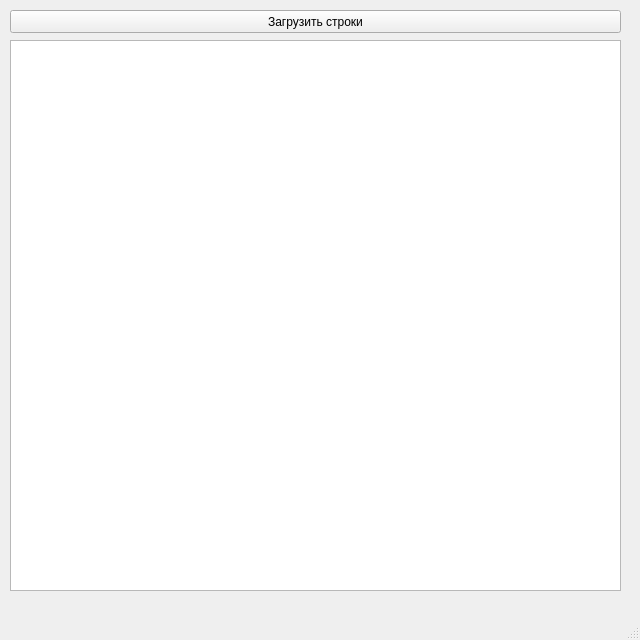
<?xml version="1.0" encoding="UTF-8"?>
<ui version="4.0">
 <class>MainWindow</class>
 <widget class="QMainWindow" name="MainWindow">
  <property name="geometry">
   <rect>
    <x>0</x>
    <y>0</y>
    <width>640</width>
    <height>640</height>
   </rect>
  </property>
  <property name="windowTitle">
   <string>MainWindow</string>
  </property>
  <widget class="QWidget" name="centralwidget">
   <widget class="QPushButton" name="pushButton">
    <property name="geometry">
     <rect>
      <x>10</x>
      <y>10</y>
      <width>611</width>
      <height>23</height>
     </rect>
    </property>
    <property name="text">
     <string>Загрузить строки</string>
    </property>
   </widget>
   <widget class="QTextEdit" name="textEdit">
    <property name="geometry">
     <rect>
      <x>10</x>
      <y>40</y>
      <width>611</width>
      <height>551</height>
     </rect>
    </property>
   </widget>
  </widget>
  <widget class="QMenuBar" name="menubar">
   <property name="geometry">
    <rect>
     <x>0</x>
     <y>0</y>
     <width>640</width>
     <height>21</height>
    </rect>
   </property>
  </widget>
  <widget class="QStatusBar" name="statusbar"/>
 </widget>
 <resources/>
 <connections/>
</ui>
